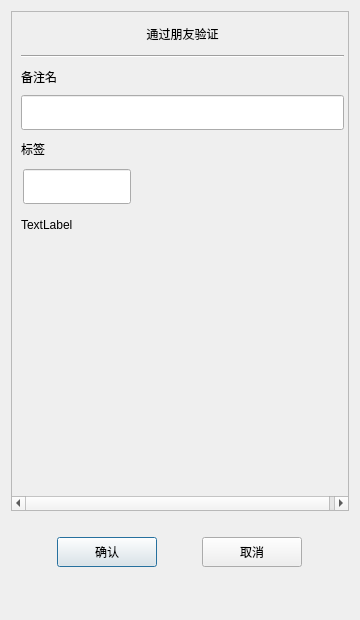
<?xml version="1.0" encoding="UTF-8"?>
<ui version="4.0">
 <class>AuthenFriend</class>
 <widget class="QDialog" name="AuthenFriend">
  <property name="geometry">
   <rect>
    <x>0</x>
    <y>0</y>
    <width>360</width>
    <height>620</height>
   </rect>
  </property>
  <property name="minimumSize">
   <size>
    <width>360</width>
    <height>620</height>
   </size>
  </property>
  <property name="maximumSize">
   <size>
    <width>360</width>
    <height>620</height>
   </size>
  </property>
  <property name="windowTitle">
   <string>Dialog</string>
  </property>
  <layout class="QGridLayout" name="gridLayout">
   <item row="0" column="0">
    <widget class="QScrollArea" name="scrollArea">
     <property name="minimumSize">
      <size>
       <width>0</width>
       <height>500</height>
      </size>
     </property>
     <property name="widgetResizable">
      <bool>true</bool>
     </property>
     <widget class="QWidget" name="scrollcontent">
      <property name="geometry">
       <rect>
        <x>0</x>
        <y>0</y>
        <width>341</width>
        <height>481</height>
       </rect>
      </property>
      <layout class="QVBoxLayout" name="verticalLayout_6">
       <property name="spacing">
        <number>0</number>
       </property>
       <property name="leftMargin">
        <number>0</number>
       </property>
       <property name="rightMargin">
        <number>0</number>
       </property>
       <item>
        <widget class="QLabel" name="apply_lb">
         <property name="minimumSize">
          <size>
           <width>0</width>
           <height>25</height>
          </size>
         </property>
         <property name="maximumSize">
          <size>
           <width>16777215</width>
           <height>25</height>
          </size>
         </property>
         <property name="text">
          <string>通过朋友验证</string>
         </property>
         <property name="alignment">
          <set>Qt::AlignCenter</set>
         </property>
        </widget>
       </item>
       <item>
        <widget class="QWidget" name="apply_wid" native="true">
         <layout class="QVBoxLayout" name="verticalLayout_2">
          <item>
           <widget class="Line" name="h_line">
            <property name="orientation">
             <enum>Qt::Horizontal</enum>
            </property>
           </widget>
          </item>
          <item>
           <widget class="QLabel" name="label_2">
            <property name="minimumSize">
             <size>
              <width>0</width>
              <height>25</height>
             </size>
            </property>
            <property name="maximumSize">
             <size>
              <width>16777215</width>
              <height>25</height>
             </size>
            </property>
            <property name="text">
             <string>备注名</string>
            </property>
           </widget>
          </item>
          <item>
           <widget class="CustomizeEdit" name="back_ed">
            <property name="minimumSize">
             <size>
              <width>0</width>
              <height>35</height>
             </size>
            </property>
            <property name="maximumSize">
             <size>
              <width>16777215</width>
              <height>35</height>
             </size>
            </property>
           </widget>
          </item>
          <item>
           <widget class="QLabel" name="label_3">
            <property name="minimumSize">
             <size>
              <width>0</width>
              <height>25</height>
             </size>
            </property>
            <property name="maximumSize">
             <size>
              <width>16777215</width>
              <height>25</height>
             </size>
            </property>
            <property name="text">
             <string>标签</string>
            </property>
           </widget>
          </item>
          <item>
           <widget class="QWidget" name="lb_group_wid" native="true">
            <property name="minimumSize">
             <size>
              <width>0</width>
              <height>50</height>
             </size>
            </property>
            <layout class="QVBoxLayout" name="verticalLayout_4">
             <property name="spacing">
              <number>0</number>
             </property>
             <property name="leftMargin">
              <number>0</number>
             </property>
             <property name="topMargin">
              <number>0</number>
             </property>
             <property name="rightMargin">
              <number>0</number>
             </property>
             <property name="bottomMargin">
              <number>0</number>
             </property>
             <item>
              <widget class="QWidget" name="gridWidget" native="true">
               <property name="minimumSize">
                <size>
                 <width>0</width>
                 <height>40</height>
                </size>
               </property>
               <property name="maximumSize">
                <size>
                 <width>16777215</width>
                 <height>40</height>
                </size>
               </property>
               <widget class="CustomizeEdit" name="lb_ed">
                <property name="geometry">
                 <rect>
                  <x>2</x>
                  <y>2</y>
                  <width>108</width>
                  <height>35</height>
                 </rect>
                </property>
                <property name="minimumSize">
                 <size>
                  <width>0</width>
                  <height>0</height>
                 </size>
                </property>
                <property name="maximumSize">
                 <size>
                  <width>16777215</width>
                  <height>35</height>
                 </size>
                </property>
               </widget>
              </widget>
             </item>
             <item>
              <widget class="QWidget" name="input_tip_wid" native="true">
               <property name="minimumSize">
                <size>
                 <width>0</width>
                 <height>35</height>
                </size>
               </property>
               <layout class="QVBoxLayout" name="verticalLayout_5">
                <property name="spacing">
                 <number>0</number>
                </property>
                <property name="leftMargin">
                 <number>0</number>
                </property>
                <property name="topMargin">
                 <number>0</number>
                </property>
                <property name="rightMargin">
                 <number>0</number>
                </property>
                <property name="bottomMargin">
                 <number>0</number>
                </property>
                <item>
                 <widget class="ClickedOnceLabel" name="tip_lb">
                  <property name="text">
                   <string>TextLabel</string>
                  </property>
                  <property name="alignment">
                   <set>Qt::AlignLeading|Qt::AlignLeft|Qt::AlignVCenter</set>
                  </property>
                 </widget>
                </item>
               </layout>
              </widget>
             </item>
            </layout>
           </widget>
          </item>
          <item>
           <widget class="QWidget" name="widget" native="true">
            <property name="minimumSize">
             <size>
              <width>0</width>
              <height>60</height>
             </size>
            </property>
            <property name="maximumSize">
             <size>
              <width>16777215</width>
              <height>16777215</height>
             </size>
            </property>
            <layout class="QHBoxLayout" name="horizontalLayout">
             <property name="leftMargin">
              <number>0</number>
             </property>
             <property name="topMargin">
              <number>0</number>
             </property>
             <property name="rightMargin">
              <number>0</number>
             </property>
             <property name="bottomMargin">
              <number>0</number>
             </property>
             <item>
              <widget class="QWidget" name="lb_list" native="true">
               <property name="minimumSize">
                <size>
                 <width>287</width>
                 <height>50</height>
                </size>
               </property>
               <property name="maximumSize">
                <size>
                 <width>287</width>
                 <height>16777215</height>
                </size>
               </property>
              </widget>
             </item>
             <item>
              <widget class="QWidget" name="more_lb_wid" native="true">
               <property name="minimumSize">
                <size>
                 <width>30</width>
                 <height>0</height>
                </size>
               </property>
               <property name="maximumSize">
                <size>
                 <width>30</width>
                 <height>16777215</height>
                </size>
               </property>
               <layout class="QVBoxLayout" name="verticalLayout_3">
                <property name="leftMargin">
                 <number>2</number>
                </property>
                <property name="topMargin">
                 <number>2</number>
                </property>
                <property name="rightMargin">
                 <number>2</number>
                </property>
                <property name="bottomMargin">
                 <number>2</number>
                </property>
                <item>
                 <spacer name="verticalSpacer_2">
                  <property name="orientation">
                   <enum>Qt::Vertical</enum>
                  </property>
                  <property name="sizeHint" stdset="0">
                   <size>
                    <width>20</width>
                    <height>40</height>
                   </size>
                  </property>
                 </spacer>
                </item>
                <item>
                 <widget class="ClickedOnceLabel" name="more_lb">
                  <property name="minimumSize">
                   <size>
                    <width>25</width>
                    <height>25</height>
                   </size>
                  </property>
                  <property name="maximumSize">
                   <size>
                    <width>25</width>
                    <height>25</height>
                   </size>
                  </property>
                  <property name="text">
                   <string/>
                  </property>
                 </widget>
                </item>
                <item>
                 <spacer name="verticalSpacer_4">
                  <property name="orientation">
                   <enum>Qt::Vertical</enum>
                  </property>
                  <property name="sizeType">
                   <enum>QSizePolicy::Fixed</enum>
                  </property>
                  <property name="sizeHint" stdset="0">
                   <size>
                    <width>20</width>
                    <height>60</height>
                   </size>
                  </property>
                 </spacer>
                </item>
               </layout>
              </widget>
             </item>
            </layout>
           </widget>
          </item>
         </layout>
        </widget>
       </item>
      </layout>
     </widget>
    </widget>
   </item>
   <item row="1" column="0">
    <spacer name="verticalSpacer_3">
     <property name="orientation">
      <enum>Qt::Vertical</enum>
     </property>
     <property name="sizeType">
      <enum>QSizePolicy::Fixed</enum>
     </property>
     <property name="sizeHint" stdset="0">
      <size>
       <width>20</width>
       <height>10</height>
      </size>
     </property>
    </spacer>
   </item>
   <item row="2" column="0">
    <widget class="QWidget" name="apply_sure_wid" native="true">
     <property name="minimumSize">
      <size>
       <width>0</width>
       <height>50</height>
      </size>
     </property>
     <layout class="QHBoxLayout" name="horizontalLayout_2">
      <item>
       <spacer name="horizontalSpacer">
        <property name="orientation">
         <enum>Qt::Horizontal</enum>
        </property>
        <property name="sizeHint" stdset="0">
         <size>
          <width>39</width>
          <height>20</height>
         </size>
        </property>
       </spacer>
      </item>
      <item>
       <widget class="ClickedBtn" name="sure_btn">
        <property name="minimumSize">
         <size>
          <width>100</width>
          <height>30</height>
         </size>
        </property>
        <property name="maximumSize">
         <size>
          <width>100</width>
          <height>30</height>
         </size>
        </property>
        <property name="text">
         <string>确认</string>
        </property>
       </widget>
      </item>
      <item>
       <spacer name="horizontalSpacer_3">
        <property name="orientation">
         <enum>Qt::Horizontal</enum>
        </property>
        <property name="sizeHint" stdset="0">
         <size>
          <width>40</width>
          <height>20</height>
         </size>
        </property>
       </spacer>
      </item>
      <item>
       <widget class="ClickedBtn" name="cancel_btn">
        <property name="minimumSize">
         <size>
          <width>100</width>
          <height>30</height>
         </size>
        </property>
        <property name="text">
         <string>取消</string>
        </property>
       </widget>
      </item>
      <item>
       <spacer name="horizontalSpacer_2">
        <property name="orientation">
         <enum>Qt::Horizontal</enum>
        </property>
        <property name="sizeHint" stdset="0">
         <size>
          <width>40</width>
          <height>20</height>
         </size>
        </property>
       </spacer>
      </item>
     </layout>
    </widget>
   </item>
   <item row="3" column="0">
    <spacer name="verticalSpacer">
     <property name="orientation">
      <enum>Qt::Vertical</enum>
     </property>
     <property name="sizeHint" stdset="0">
      <size>
       <width>20</width>
       <height>18</height>
      </size>
     </property>
    </spacer>
   </item>
  </layout>
 </widget>
 <customwidgets>
  <customwidget>
   <class>CustomizeEdit</class>
   <extends>QLineEdit</extends>
   <header>customizeedit.h</header>
  </customwidget>
  <customwidget>
   <class>ClickedBtn</class>
   <extends>QPushButton</extends>
   <header>clickedbtn.h</header>
  </customwidget>
  <customwidget>
   <class>ClickedOnceLabel</class>
   <extends>QLabel</extends>
   <header>clickedoncelabel.h</header>
  </customwidget>
 </customwidgets>
 <resources/>
 <connections/>
</ui>
